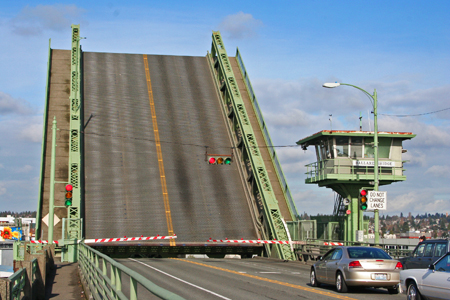
#> input picture imgs/puente.jpg, 450 x 300 px
$ jupyter execute --allow-errors 'Problem Set 02B - Procesado de Imagenes.ipynb'   (shell and % lines are left out)   (Python 2 division)
#> lines starting #> are read from the running program, lines starting #| are printed output that depends on the picture
## Problem Set 02B Procesado de Imágenes

## EJECUTA ESTA CELDA PARA AUTENTICARTE CON TU CUENTA DE GMAIL

[cell 1]
from mooclib import *
import inspect, urllib
#> (the rest of this cell did not finish here and is left out)

## Ejercicio 1

Completa la función `convolution` para que dada una matriz $A \in \mathbb{R}^{m_1\times n_1}$ y un filtro $f \in \mathbb{R}^{m_2 \times n_2}$ devuelva una matriz $C \in \mathbb{R}^{m \times n}$ con $m=m_1 - m_2 + 1$ y $n = n_1 - n_2 + 1$

Al hacer la convolución, el filtro $f$ se desplaza sobre la matriz $A$ y por cada parche $p$ de sobre el que se superpone el pixel $C_j$ correspondiente de $C$ se calcula por:

$$ C_j = \sum_i p_i f_i $$

es decir, multiplicando $p$ y $f$ elemento a elemento y sumando los resultados.

#### Ejemplo de ejecución

    A = np.array([[1,2,1,2,1,2],
                  [2,3,2,3,2,3],
                  [4,3,4,3,4,3],
                  [6,4,6,4,6,4],
                  [7,5,7,5,7,5]])

    f = np.array([[2,2,2],
                  [2,2,2]])

    > convolution(A, f)

#### Resultado esperado

    [[ 22.  26.  22.  26.]
     [ 36.  36.  36.  36.]
     [ 54.  48.  54.  48.]
     [ 70.  62.  70.  62.]]


#> (a cell that did not finish here is left out)

#> (a cell that did not finish here is left out)

#### evaluate your answer before submitting:

#### submit your answer (you must be connected to internet)

puedes ver también cómo funciona tu código con una imagen y un filtro concreto. El resultado debería de mostrar los bordes verticales de la imagen original

[cell 4]
import numpy as np
from skimage import io
import matplotlib.pyplot as plt

img = io.imread("imgs/puente.jpg")
#> img is the input picture: shape (300, 450, 3); mean R, G, B 127.8, 138.3, 142.3
gimg = np.mean(img, axis=2)
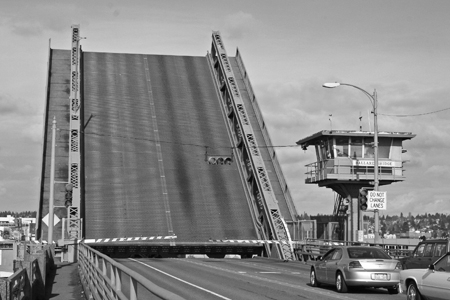
#> gimg: shape (300, 450) float64; min 0.333, max 255, mean 136.1


f = np.array([[0, 0, 0],
              [0,-1, 1],
              [0, 0, 0]])

#> (the rest of this cell did not finish here and is left out)


$ run again, with imgs/img_1618.jpg copied over imgs/puente.jpg
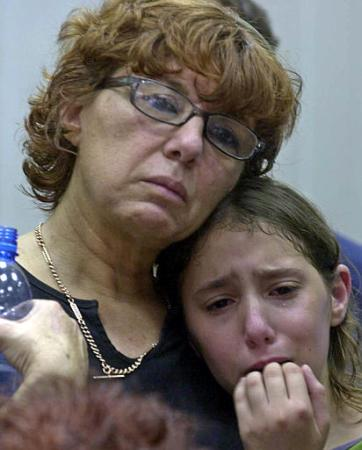
#> input picture imgs/img_1618.jpg, 362 x 450 px
#> img is the input picture: shape (450, 362, 3); mean R, G, B 111.8, 103.3, 97.5
#> `gimg = np.mean(img, axis=2)`:
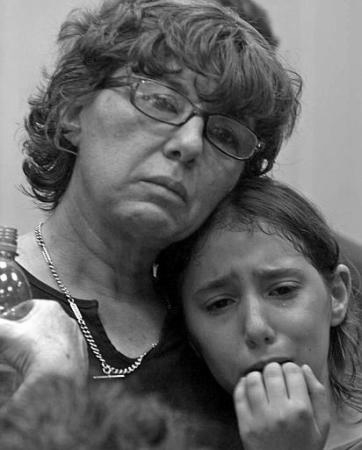
#> gimg: shape (450, 362) float64; min 0, max 254.7, mean 104.2

$ run again, with imgs/img_742.jpg copied over imgs/puente.jpg
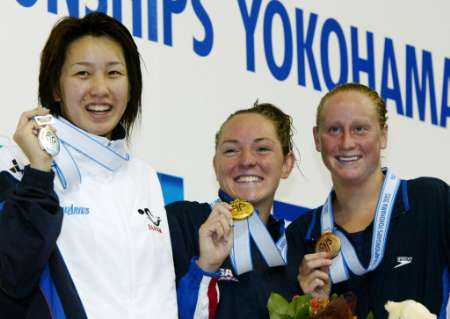
#> input picture imgs/img_742.jpg, 450 x 319 px
#> img is the input picture: shape (319, 450, 3); mean R, G, B 135.1, 138.9, 144.1
#> `gimg = np.mean(img, axis=2)`:
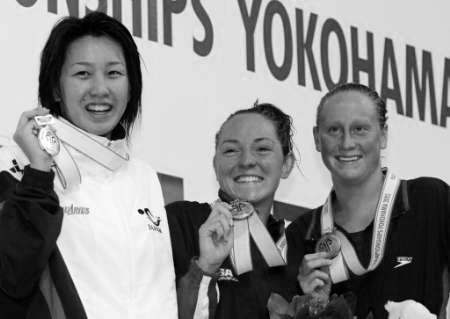
#> gimg: shape (319, 450) float64; min 0, max 254.7, mean 139.4
